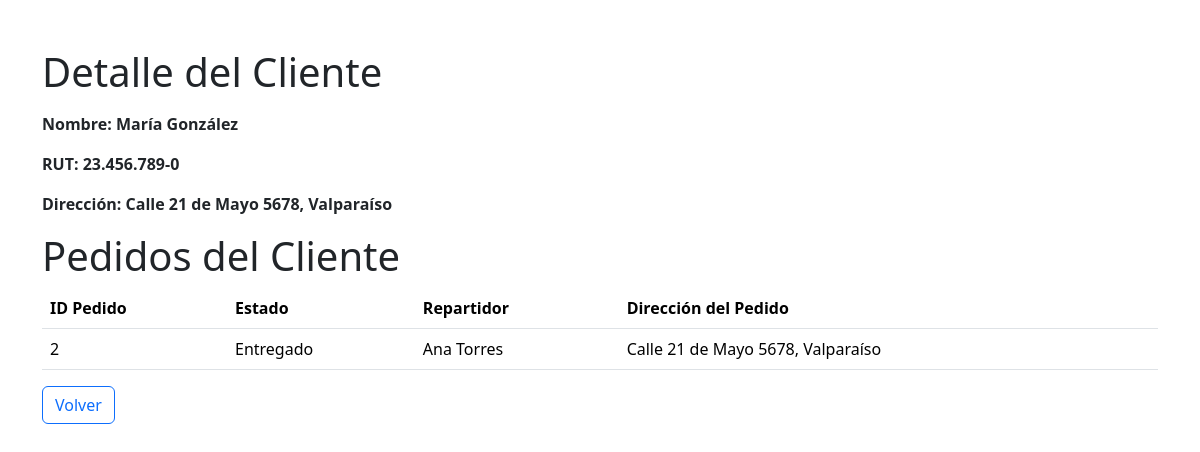
The page /detalle_cliente/2/ on the database its author committed.
### app/models.py (models this page shows, shortened)
class Cliente(models.Model):
    nombre = models.CharField(max_length=200)
    rut = models.IntegerField()
    direccion = models.TextField()

class Pedido(models.Model):
    nombre_pedido = models.ForeignKey(Cliente, on_delete=models.PROTECT, related_name='pedidos_nombre')
    estado_pedido = models.ForeignKey(Estado, on_delete=models.PROTECT)
    repartidor_pedido = models.ForeignKey(Repartidor, on_delete=models.PROTECT)
    producto_pedido = models.ForeignKey(Producto, on_delete=models.PROTECT,  null=True, blank=True)

class Estado(models.Model):
    estado = models.CharField(max_length=200)

class Repartidor(models.Model):
    nombre = models.CharField(max_length=200)

### app/views.py (the view)
# urls.py: path('detalle_cliente/<int:cliente_id>/', views.detalle_cliente, name='detalle_cliente'),
def detalle_cliente(request, cliente_id):
    cliente = get_object_or_404(Cliente, id=cliente_id)
    pedidos = Pedido.objects.filter(nombre_pedido=cliente)
    context = {
        'cliente': cliente,
        'pedidos': pedidos
    }
    return render(request, 'app/detalle.html', context)

### app/templatetags/custom_filters.py (called while the page is built)
@register.filter(name='format_rut')
def format_rut(value):
    rut = str(value)
    formatted_rut = f"{rut[:-7]}.{rut[-7:-4]}.{rut[-4:-1]}-{rut[-1]}"
    return formatted_rut

### app/templates/app/detalle.html (shortened to what this page needs)
{% load custom_filters %}
<!DOCTYPE html>
<html lang="es">
<head>
    <link href="https://cdn.jsdelivr.net/npm/bootstrap@5.3.3/dist/css/bootstrap.min.css" rel="stylesheet">
</head>
<body>
    <div class="container">
            <h1 class="mt-5 mb-3">Detalle del Cliente</h1>
        <p class="fw-bold">Nombre: {{ cliente.nombre }}</p>
        <p class="fw-bold">RUT: {{ cliente.rut|format_rut }}</p>
        <p class="fw-bold">Dirección: {{ cliente.direccion }}</p>
        <h1>Pedidos del Cliente</h1>
        <table class="table">
            <thead>
                <tr>
                    <th>ID Pedido</th>
                    <th>Estado</th>
                    <th>Repartidor</th>
                    <th>Dirección del Pedido</th>
                </tr>
            </thead>
            <tbody>
                {% for pedido in pedidos %}
                <tr>
                    <td>{{ pedido.id }}</td>
                    <td>{{ pedido.estado_pedido.estado }}</td>
                    <td>{{ pedido.repartidor_pedido.nombre }}</td>
                    <td>{{ cliente.direccion }}</td>
                </tr>
                {% endfor %}
            </tbody>
        </table>
        <a href="{% url 'home' %}" class="btn btn-outline-primary">Volver</a>
    </div>
  </body>
</html>

### rows shown on the page
Cliente: nombre "María González", rut "23.456.789-0", direccion "Calle 21 de Mayo 5678, Valparaíso"
Pedido: id "2", estado_pedido.estado "Entregado", repartidor_pedido.nombre "Ana Torres"
